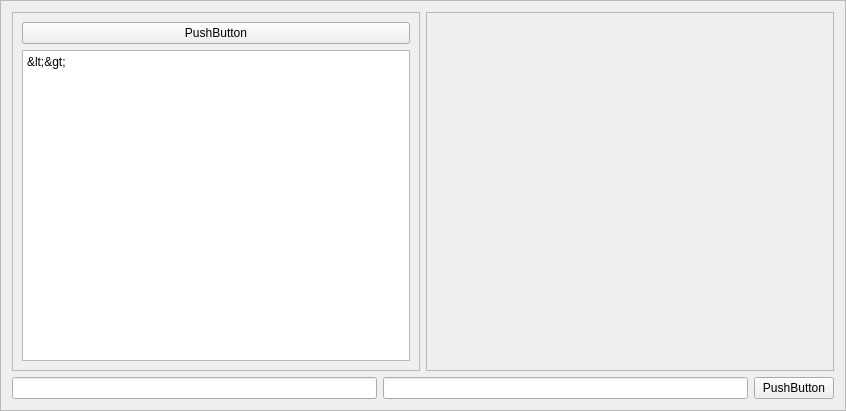
<?xml version="1.0" encoding="UTF-8"?>
<ui version="4.0">
 <class>Frame</class>
 <widget class="QFrame" name="Frame">
  <property name="geometry">
   <rect>
    <x>0</x>
    <y>0</y>
    <width>846</width>
    <height>411</height>
   </rect>
  </property>
  <property name="windowTitle">
   <string>Frame</string>
  </property>
  <property name="frameShape">
   <enum>QFrame::StyledPanel</enum>
  </property>
  <property name="frameShadow">
   <enum>QFrame::Raised</enum>
  </property>
  <layout class="QGridLayout" name="gridLayout_2">
   <item row="0" column="0">
    <widget class="QFrame" name="op_frame">
     <property name="frameShape">
      <enum>QFrame::StyledPanel</enum>
     </property>
     <property name="frameShadow">
      <enum>QFrame::Raised</enum>
     </property>
     <layout class="QVBoxLayout" name="verticalLayout_4">
      <item>
       <widget class="QPushButton" name="op_selector">
        <property name="text">
         <string>PushButton</string>
        </property>
       </widget>
      </item>
      <item>
       <widget class="QPlainTextEdit" name="op_info">
        <property name="readOnly">
         <bool>true</bool>
        </property>
        <property name="plainText">
         <string>&lt;&lt;operation info prints here&gt;&gt;</string>
        </property>
       </widget>
      </item>
     </layout>
    </widget>
   </item>
   <item row="0" column="1">
    <widget class="QScrollArea" name="arg_frame">
     <property name="widgetResizable">
      <bool>true</bool>
     </property>
     <widget class="QWidget" name="scrollAreaWidgetContents_6">
      <property name="geometry">
       <rect>
        <x>0</x>
        <y>0</y>
        <width>408</width>
        <height>354</height>
       </rect>
      </property>
      <layout class="QGridLayout" name="gridLayout_4">
       <item row="0" column="0">
        <layout class="QGridLayout" name="nameval_layout"/>
       </item>
      </layout>
      <zorder></zorder>
     </widget>
    </widget>
   </item>
   <item row="1" column="0" colspan="2">
    <layout class="QGridLayout" name="gridLayout">
     <item row="0" column="0">
      <widget class="QLineEdit" name="tag_prompt"/>
     </item>
     <item row="0" column="1">
      <widget class="QLineEdit" name="tag_entry"/>
     </item>
     <item row="0" column="2">
      <widget class="QPushButton" name="finish_button">
       <property name="minimumSize">
        <size>
         <width>2</width>
         <height>0</height>
        </size>
       </property>
       <property name="text">
        <string>PushButton</string>
       </property>
      </widget>
     </item>
    </layout>
   </item>
  </layout>
 </widget>
 <resources/>
 <connections/>
</ui>
